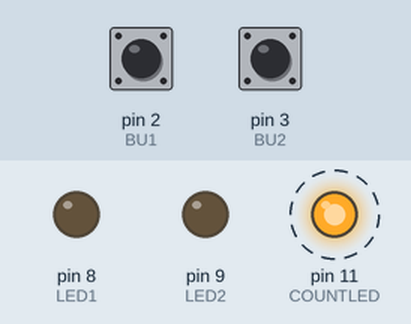
Recording of a sketch running on a simulated Arduino Uno, built with avr-gcc and run on an emulated ATmega328P. Shown: output pins drawn as LEDs (lit = HIGH). Dashed ring = blinking. The inputs (shaded band) are chosen by the test bench; at power-on: pin 2 (BU1) HIGH, pin 3 (BU2) HIGH. What the sketch prints to the serial monitor is not drawn.

Above: at 4.8 s.
4.9 s: pin 2 (BU1) pulled LOW for 0.15 s
At 4.97 s:
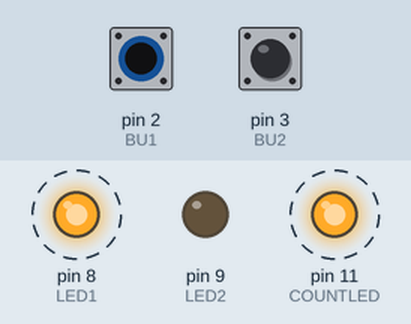
At 5.45 s:
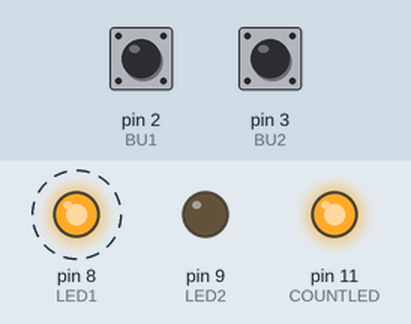
Timing chart, 0 to 13.9 s (numbered marks = the images above; inputs shaded):
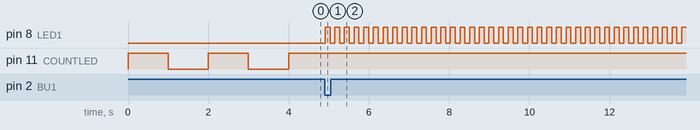

The sketch:

Game_with_three_leds.ino
```cpp
const int BU1 = 2;
const int BU2 = 3;
const int LED1 = 8;
const int LED2 = 9;
const int COUNTLED = 11;

bool playerOneWinner = false;
bool playerTwoWinner = false;
bool singleFlash = true;

void setup() {
  pinMode(BU1, INPUT_PULLUP); //set up buttons
  pinMode(BU2, INPUT_PULLUP);
  pinMode(LED1, OUTPUT);
  pinMode(LED2, OUTPUT);
  pinMode(COUNTLED, OUTPUT);

  Serial.begin(9600);
}

void loop() {
  while(singleFlash == true){
  digitalWrite(COUNTLED, HIGH);
  delay(1000);
  digitalWrite(COUNTLED, LOW);
  delay(1000);
  digitalWrite(COUNTLED, HIGH);
  delay(1000);
  digitalWrite(COUNTLED, LOW);
  delay(1000);
  digitalWrite(COUNTLED, HIGH);
  singleFlash = false;
  }

  int buttonOneValue = digitalRead(BU1);
  int buttonTwoValue = digitalRead(BU2);

  while(playerOneWinner == true){
    digitalWrite(LED1, HIGH);
    delay(120);
    digitalWrite(LED1, LOW);
    delay(120);
  }
  while(playerTwoWinner == true){
    digitalWrite(LED2, HIGH);
    delay(120);
    digitalWrite(LED2, LOW);
    delay(120);
  }

  if (buttonOneValue == 0){
    playerOneWinner = true;
  }
  if (buttonTwoValue == 0){
    playerTwoWinner = true;
  }
  Serial.println("loop");


}
```

Measured:
- after the input at 4.9 s, pin 8 (LED1): alternates HIGH for 0.12 s and LOW for 0.12 s, starting at once
- by itself, pin 11 (COUNTLED): alternates HIGH for 1.0 s and LOW for 1.0 s
